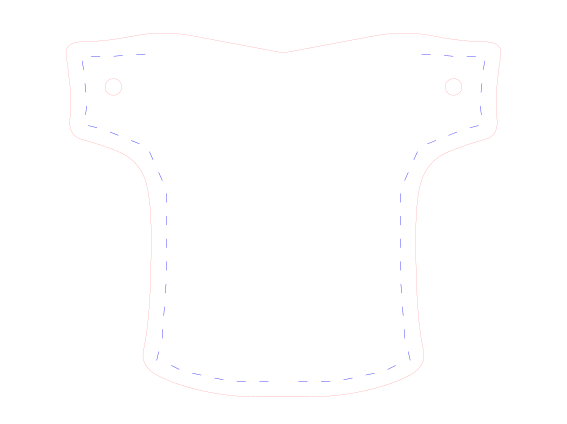

The Python source for this figure:
"""
Symmetric lighter sleeve pattern for leather laser cutting.

This pattern is based on / inspired by the free lighter sleeve template
published by Juchcik:

https://juchcik.pl/userdata/public/assets//etui_na_zapalcznik%C4%99.pdf

The generated SVG is a custom, symmetrical reconstruction intended for
personal leathercraft experimentation.
"""

from leathercraft_svg import (
    Polygon,
    StrokeStyle,
    SvgDocument,
    mirror_polyline,
    offset_polyline,
)

doc = SvgDocument(
    width_mm=150,
    height_mm=112,
    styles={
        "cut":   StrokeStyle("#ff0000", 0.12),
        "stitch": StrokeStyle("#0000ff", 0.35),
        "debug": StrokeStyle("#00aa00", 0.12),
    },
)

center_x = 75
top_y = 8

# Left half of the outer cut line.
# Starts and ends on the mirror axis (x == center_x).
# The right side is generated automatically by Polygon.from_mirror.
left_outline = [
    (center_x,      top_y +  6),
    (center_x - 16, top_y +  3),
    (center_x - 32, top_y +  0),
    (center_x - 47, top_y +  3),
    (center_x - 58, top_y +  3),
    (center_x - 57, top_y + 10),
    (center_x - 56, top_y + 19),
    (center_x - 57, top_y + 28),
    (center_x - 49, top_y + 30),
    (center_x - 39, top_y + 34),
    (center_x - 35, top_y + 43),
    (center_x - 35, top_y + 66),
    (center_x - 36, top_y + 80),
    (center_x - 38, top_y + 89),
    (center_x - 28, top_y + 94),
    (center_x - 14, top_y + 97),
    (center_x,      top_y + 97),
]

shape = Polygon.from_mirror(left_outline, center_x, smooth=True)
doc.add_shape(shape, layer="cut")

# Symmetric keyring attachment holes.
doc.add_circle(center_x - 45, top_y + 15, 2.2, layer="cut")
doc.add_circle(center_x + 45, top_y + 15, 2.2, layer="cut")

# Stitch lines — offset inward from the outer edge, mirrored to both sides.
# The top decorative curve is intentionally excluded from stitching.
left_outer_edge = [
    (43,            10),
    (center_x - 47, top_y +  3),
    (center_x - 58, top_y +  3),
    (center_x - 57, top_y + 10),
    (center_x - 56, top_y + 19),
    (center_x - 57, top_y + 28),
    (center_x - 49, top_y + 30),
    (center_x - 39, top_y + 34),
    (center_x - 35, top_y + 43),
    (center_x - 35, top_y + 66),
    (center_x - 36, top_y + 80),
    (center_x - 38, top_y + 89),
    (center_x - 28, top_y + 94),
    (center_x - 14, top_y + 97),
    (center_x,      top_y + 97),
]

left_seam  = offset_polyline(left_outer_edge, distance=4.0, side="right")
right_seam = mirror_polyline(left_seam, center_x)

doc.add_stitch_on_polyline(left_seam,  spacing=6, stitch_length=2.4, layer="stitch")
doc.add_stitch_on_polyline(right_seam, spacing=6, stitch_length=2.4, layer="stitch")

# Optional debug view of the computed stitch guide path:
# doc.add_path(straight_path_from_points(left_seam),  layer="debug")
# doc.add_path(straight_path_from_points(right_seam), layer="debug")

doc.save("lighter_sleeve.svg")
doc.save_png("lighter_sleeve.png", background_color="white")
